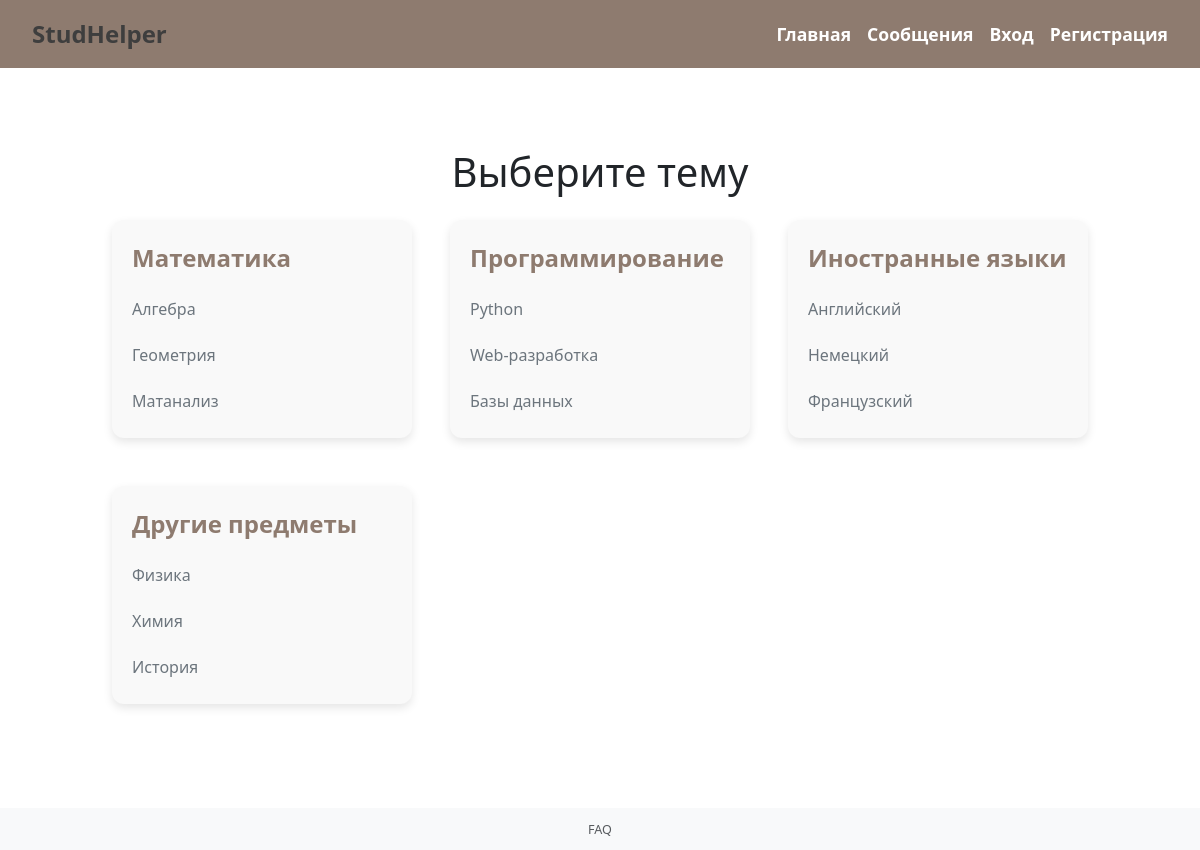
The page / on the database its author committed.
### app.py (models this page shows)
class Category(db.Model):
    id = db.Column(db.Integer, primary_key=True)
    name = db.Column(db.String(100), unique=True, nullable=False)
    subcategories = db.relationship('Subcategory', backref='category', lazy=True)

class Subcategory(db.Model):
    id = db.Column(db.Integer, primary_key=True)
    name = db.Column(db.String(100), unique=True, nullable=False)
    category_id = db.Column(db.Integer, db.ForeignKey('category.id'), nullable=False)

### app.py (the view)
@app.route('/')
def home():
    categories = Category.query.all()
    category_data = [
        {
            'name': category.name,
            'subcategories': [
                {'name': subcategory.name, 'count': Offer.query.filter_by(subcategory_id=subcategory.id).count()}
                for subcategory in category.subcategories
            ]
        }
        for category in categories
    ]
    return render_template('index.html', categories=category_data)

### templates/index.html
{% extends 'base.html' %}
{% block content %}
<div class="container mt-5">
    <h1 class="mb-4 text-center">Выберите тему</h1>
    <div class="topics-layout">
        {% for category in categories %}
        <div class="topic-section mb-4">
            <a href="{{ url_for('show_subtopic', subtopic=category.name) }}" class="main-topic">{{ category.name }}</a>
            <div class="subtopics-line mt-2">
                {% for subcategory in category.subcategories %}
                <a href="{{ url_for('show_subtopic', subtopic=subcategory.name) }}" class="subtopic">{{ subcategory.name }}</a>
                {% endfor %}
            </div>
        </div>
        {% endfor %}
    </div>
</div>
{% endblock %}

### static/style.css (style rules this page uses)
body { display: flex; flex-direction: column; min-height: 100vh; }
.topics-layout { display: flex; flex-wrap: wrap; justify-content: space-between; gap: 1.5rem; }
.topic-section { background-color: #f9f9f9; border-radius: 12px; box-shadow: 0 4px 10px rgba(0, 0, 0, 0.1); padding: 20px; width: 100%; max-width: 300px; transition: transform 0.3s ease, box-shadow 0.3s ease; }
.main-topic { font-size: 1.5rem; font-weight: bold; color: #8e7b6f; text-decoration: none; display: block; margin-bottom: 1rem; transition: color 0.3s ease; }
.subtopics-line { display: flex; flex-direction: column; gap: 0.75rem; }
.subtopic { font-size: 1rem; color: #6c757d; text-decoration: none; padding: 5px 0; transition: color 0.2s ease, padding-left 0.2s ease; }
.container { max-width: 1000px; width: 100%; box-sizing: border-box; margin-top: 30px; }

### rows shown on the page
Category: name "Математика"
Subcategory: name "Алгебра"
Subcategory: name "Геометрия"
Subcategory: name "Матанализ"
Category: name "Программирование"
Subcategory: name "Python"
Subcategory: name "Web-разработка"
Subcategory: name "Базы данных"
Category: name "Иностранные языки"
Subcategory: name "Английский"
Subcategory: name "Немецкий"
Subcategory: name "Французский"
Category: name "Другие предметы"
Subcategory: name "Физика"
Subcategory: name "Химия"
Subcategory: name "История"
